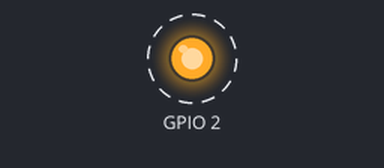
Bench run of a program on a simulated Raspberry Pi (BCM pin numbers). Parts: output pins drawn as LEDs (lit = HIGH). Dashed ring = blinking. What the program prints to the terminal is not drawn.

Above: at 0.5 s.
Timing chart, 0 to 4.6 s (numbered marks = the images above):
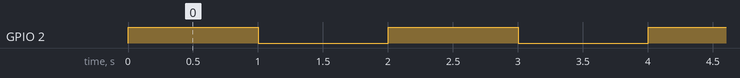

Measured:
- by itself, GPIO 2: alternates HIGH for 1.0 s and LOW for 1.0 s

The program:

0302.py
```python
import RPi.GPIO as GPIO
import time

def Setup(GPIOnum, OUT_IN):
    GPIO.setmode(GPIO.BCM) #BOARD or BCM #GPIO -> BCM

    if OUT_IN == "OUT":
        GPIO.setup(GPIOnum, GPIO.OUT)
    else:
        GPIO.setup(GPIOnum, GPIO.IN)

def TurnOnLED(GPIOnum):
    GPIO.output(GPIOnum, True) #GPIOnum position power supply

def TurnOffLED(GPIOnum):
    GPIO.output(GPIOnum, False)

def GetGPIOStatus(GPIOnum):
    GPIO_State = GPIO.input(GPIOnum)
    return GPIO_State


if __name__ == "__main__":
    try:
        Setup(2, "IN")
        print("The status of the GPIO10{0} is {1}".format(2,GetGPIOStatus(2)))
        Setup(2, "OUT")
        while True:
            TurnOnLED(2)
            time.sleep(1)
            TurnOffLED(2)
            time.sleep(1)
    except KeyboardInterrupt:
            GPIO.cleanup()
            
```
